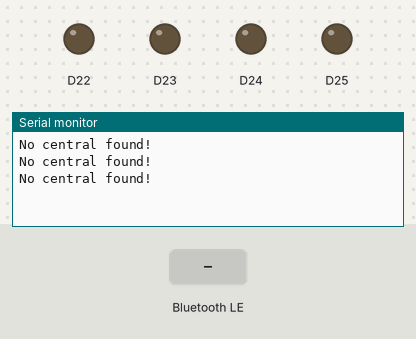
A sketch run on a simulated Arduino Nano 33 IoT. On the bench: output pins drawn as LEDs (lit = HIGH), the last lines printed to the serial monitor. Inputs (shaded band) come from the test bench. Nothing arrives over Bluetooth unless stated; a phone connects over Bluetooth LE 3 s after start.

Above: at 3.8 s.
3.9 s: Bluetooth LE write "1" received
At 5.1 s:
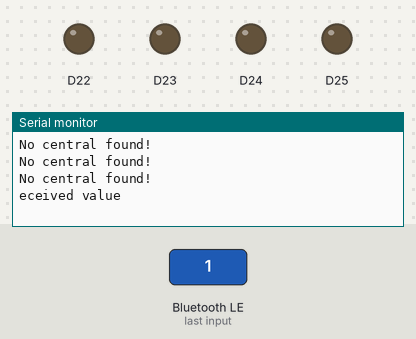
5.4 s: Bluetooth LE write "0" received
At 6.4 s:
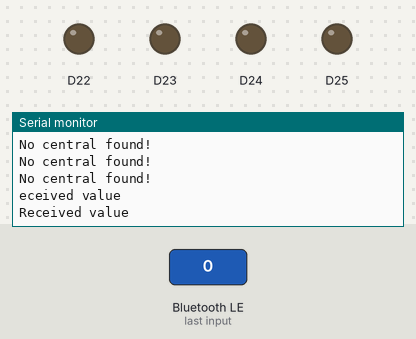
6.9 s: Bluetooth LE write "2" received
At 7.5 s:
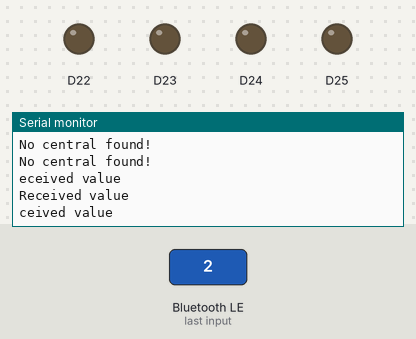

Measured:
- after the input at 3.9 s, the serial monitor: prints a new line at once (image 1)
- after the input at 5.4 s, the serial monitor: prints a new line at once (image 2)
- after the input at 6.9 s, the serial monitor: prints a new line at once (image 3)

The sketch:

client.ino
```cpp
#include <ArduinoBLE.h>
#define PERIPHERAL_UUID "19b10000-e8f2-537e-4f6c-d104768a1214"
#define LED_SERVICE_UUID "19b10001-e8f2-537e-4f6c-d104768a1214"

#define LED_START_RANGE 22
#define LED_END_RANGE 25

BLEService ledService(PERIPHERAL_UUID);
// Bluetooth® Low Energy LED Switch Characteristic - custom 128-bit UUID, writable by central
BLEByteCharacteristic switchCharacteristic(LED_SERVICE_UUID, BLEWrite);

void setup() {
  Serial.begin(9600);
  for (int i = LED_START_RANGE; i <= LED_END_RANGE; i++) pinMode(i, OUTPUT);

  BLE.begin();

  BLE.setLocalName("LED");
  BLE.setAdvertisedService(ledService);
  // add the characteristic to the service
  ledService.addCharacteristic(switchCharacteristic);

  // add service
  BLE.addService(ledService);

  // set the initial value for the characeristic:
  switchCharacteristic.writeValue(0);

  // start advertising
  BLE.advertise();
}

void loop() {
  BLEDevice central = BLE.central();
  if (!central) {
    Serial.println("No central found!");
    delay(1000);
    return;
  }

  int oldValue = 0;

  while (central.connected()) {
    if (!switchCharacteristic.written()) continue;

    int newValue = (int)switchCharacteristic.value();
    Serial.println("Received value " + newValue);

    if (oldValue) digitalWrite(oldValue, LOW);
    digitalWrite(newValue, HIGH);
    oldValue = newValue;
  }

  Serial.println("Disconnected from server");
}
```
